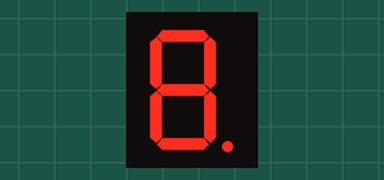
This sketch was run on a simulated Arduino Uno, built with avr-gcc and run on an emulated ATmega328P. On the bench: 1-digit seven-segment display. Wiring (inferred from the names in the program): 1-digit 7-segment display, segments lit when LOW: segments pin 2, pin 3, pin 4, pin 5, pin 6, pin 7, pin 8, pin 9. The segment pins are drawn as the display they are named for.

Above: at 0.1 s.
At 1.27 s:
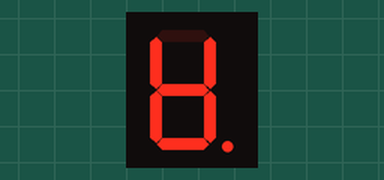
At 1.87 s:
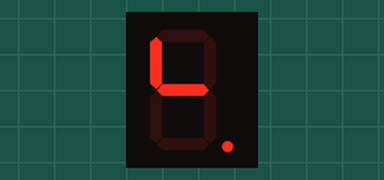
At 2.62 s:
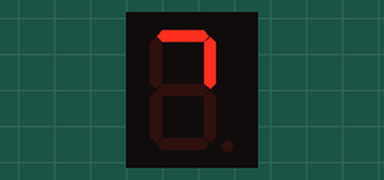

The sketch:

7_Segment_Display.ino
```cpp
/*
 * This code controls the 7-segment display
 */

const byte pinA = 2;
const byte pinB = 3;
const byte pinC = 4;
const byte pinD = 5;
const byte pinE = 6;
const byte pinF = 7;
const byte pinG = 8;
const byte pinDP = 9;

const int DISPLAY_SIZE = 8;
const byte segments[DISPLAY_SIZE] = {
  pinA, pinB, pinC, pinD, pinE, pinF, pinG, pinDP
};


int index = 0;
byte state = LOW;


void setup() {
  for (int i = 0; i < DISPLAY_SIZE; ++i) {
    pinMode(segments[i], OUTPUT);
  }
}

void loop() {
  digitalWrite(segments[index], state);
  ++index;
  delay(150);

  if (index == DISPLAY_SIZE) {
    state = !state;
    index = 0;
  }
}
```

Measured:
- by itself, everything shown: repeats every 2.4 s, in 16 steps
